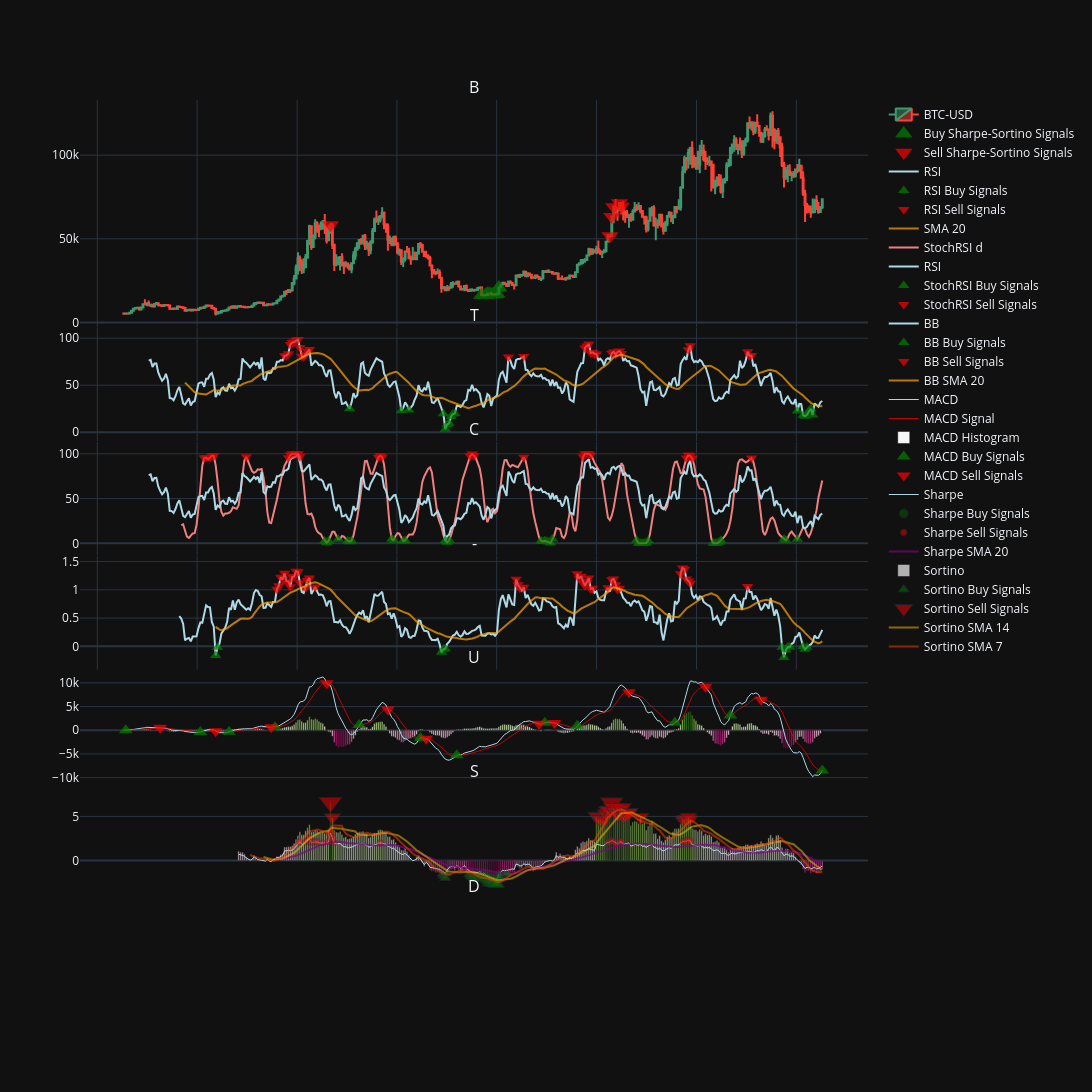

Source (notebook cell):
### Code cell
fig.add_trace(go.Scatter(
    x=btc_sharpe_values.index,
    y=btc_sharpe_values,
    line=dict(color='lightblue', width=1),
    showlegend=True,
    name='Sharpe'
), row=6, col=1)

fig.add_trace(go.Scatter(
    x=btc_sharpe_values[sharpe_buy].index,
    y=btc_sharpe_values[sharpe_buy],
    mode='markers',
    marker=dict(size=btc_sharpe_values[sharpe_buy].abs()*5,
                color='green',
                symbol='circle'),

    showlegend=True,
    opacity=0.5,
    name='Sharpe Buy Signals'
), row=6, col=1)

fig.add_trace(go.Scatter(
    x=btc_sharpe_values[sharpe_sell].index,
    y=btc_sharpe_values[sharpe_sell],
    mode='markers',
    marker=dict(size=btc_sharpe_values[sharpe_sell].abs()*3,
                color='red',
                symbol='circle'),

    showlegend=True,
    opacity=0.7,
    name='Sharpe Sell Signals'
), row=6, col=1)

fig.add_trace(go.Scatter(
    x=btc_sharpe_sma_20.index,
    y=btc_sharpe_sma_20,
    line=dict(color='purple', width=2),
    showlegend=True,
    opacity=0.7,
    name='Sharpe SMA 20'
), row=6, col=1)

fig.add_trace(go.Bar(
    x=btc_sortino_values.index,
    y=btc_sortino_values,
    marker_color=btc_sortino_values,
    showlegend=True,
    opacity=0.7,
    name='Sortino'
), row=6, col=1)

fig.add_trace(go.Scatter(
    x=btc_sortino_values[sortino_buy].index,
    y=btc_sortino_values[sortino_buy],
    mode='markers',
    marker=dict(size=btc_sortino_values[sortino_buy].abs()*5,
                color='green',
                symbol='triangle-up'),

    showlegend=True,
    opacity=0.7,
    name='Sortino Buy Signals'
), row=6, col=1)

fig.add_trace(go.Scatter(
    x=btc_sortino_values[sortino_sell].index,
    y=btc_sortino_values[sortino_sell],
    mode='markers',
    marker=dict(size=btc_sortino_values[sortino_sell].abs()*3,
                color='red',
                symbol='triangle-down'),
    showlegend=True,
    opacity=0.7,
    name='Sortino Sell Signals'
), row=6, col=1)

fig.add_trace(go.Scatter(
    x=btc_sortino_sma_14.index,
    y=btc_sortino_sma_14,
    line=dict(color='#FFBF00', width=2),
    showlegend=True,
    opacity=0.5,
    name='Sortino SMA 14'
), row=6, col=1)

fig.add_trace(go.Scatter(
    x=btc_sortino_sma_7.index,
    y=btc_sortino_sma_7,
    line=dict(color='#FF4500', width=2),
    showlegend=True,
    opacity=0.5,
    name='Sortino SMA 7'
), row=6, col=1)

fig.update_layout(template='plotly_dark')

### Figure 1 — Plotly figure (JSON) as saved in the notebook; plotly's stock layout.template omitted (floating-point values rounded to 4 significant figures; data arrays with more than 128 entries replaced by an {"elided": "..."} marker saying what was removed)
{"data": [{"close": {"elided": "366 float values"}, "high": {"elided": "366 float values"}, "low": {"elided": "366 float values"}, "name": "BTC-USD", "open": {"elided": "366 float values"}, "type": "candlestick", "x": {"elided": "366 str values"}, "xaxis": "x", "yaxis": "y"}, {"marker": {"color": "green", "colorscale": [[0, "rgb(247,244,249)"], [0.125, "rgb(231,225,239)"], [0.25, "rgb(212,185,218)"], [0.375, "rgb(201,148,199)"], [0.5, "rgb(223,101,176)"], [0.625, "rgb(231,41,138)"], [0.75, "rgb(206,18,86)"], [0.875, "rgb(152,0,67)"], [1, "rgb(103,0,31)"]], "size": 15, "symbol": "triangle-up"}, "mode": "markers", "name": "Buy Sharpe-Sortino Signals", "opacity": 0.7, "showlegend": true, "type": "scatter", "x": ["2022-11-07T00:00:00", "2022-11-21T00:00:00", "2022-11-28T00:00:00", "2022-12-05T00:00:00", "2022-12-12T00:00:00", "2022-12-19T00:00:00", "2022-12-26T00:00:00", "2023-01-02T00:00:00", "2023-01-09T00:00:00"], "xaxis": "x", "y": [16350.0, 16440.0, 17130.0, 17100.0, 16760.0, 16840.0, 16630.0, 17090.0, 20880.0], "yaxis": "y"}, {"marker": {"color": "red", "colorscale": [[0, "rgb(247,244,249)"], [0.125, "rgb(231,225,239)"], [0.25, "rgb(212,185,218)"], [0.375, "rgb(201,148,199)"], [0.5, "rgb(223,101,176)"], [0.625, "rgb(231,41,138)"], [0.75, "rgb(206,18,86)"], [0.875, "rgb(152,0,67)"], [1, "rgb(103,0,31)"]], "size": 15, "symbol": "triangle-down"}, "mode": "markers", "name": "Sell Sharpe-Sortino Signals", "opacity": 0.7, "showlegend": true, "type": "scatter", "x": ["2021-05-03T00:00:00", "2024-02-19T00:00:00", "2024-02-26T00:00:00", "2024-03-04T00:00:00", "2024-03-25T00:00:00", "2024-04-01T00:00:00"], "xaxis": "x", "y": [58230.0, 51730.0, 63170.0, 69020.0, 71330.0, 69360.0], "yaxis": "y"}, {"line": {"color": "lightblue", "width": 2}, "name": "RSI", "showlegend": true, "type": "scatter", "x": {"elided": "366 str values"}, "xaxis": "x2", "y": {"elided": "366 float values"}, "yaxis": "y2"}, {"marker": {"color": "green", "size": 10, "symbol": "triangle-up"}, "mode": "markers", "name": "RSI Buy Signals", "opacity": 0.7, "showlegend": true, "type": "scatter", "x": ["2021-07-12T00:00:00", "2022-01-17T00:00:00", "2022-02-14T00:00:00", "2022-06-20T00:00:00", "2022-06-27T00:00:00", "2022-07-04T00:00:00", "2022-07-11T00:00:00", "2022-07-18T00:00:00", "2022-07-25T00:00:00", "2022-08-01T00:00:00", "2026-01-05T00:00:00", "2026-01-26T00:00:00", "2026-02-02T00:00:00", "2026-02-09T00:00:00", "2026-02-16T00:00:00", "2026-02-23T00:00:00", "2026-03-02T00:00:00"], "xaxis": "x2", "y": [24.99, 22.77, 23.69, 19.58, 3.18, 8.167, 9.454, 16.8, 19.26, 19.9, 22.55, 17.87, 17.03, 18.37, 22.02, 24.88, 18.34], "yaxis": "y2"}, {"marker": {"color": "red", "size": 10, "symbol": "triangle-down"}, "mode": "markers", "name": "RSI Sell Signals", "opacity": 0.7, "showlegend": true, "type": "scatter", "x": ["2020-11-16T00:00:00", "2020-11-23T00:00:00", "2020-11-30T00:00:00", "2020-12-07T00:00:00", "2020-12-14T00:00:00", "2020-12-21T00:00:00", "2020-12-28T00:00:00", "2021-01-04T00:00:00", "2021-01-11T00:00:00", "2021-01-18T00:00:00", "2021-01-25T00:00:00", "2021-02-01T00:00:00", "2021-02-08T00:00:00", "2021-02-15T00:00:00", "2023-02-13T00:00:00", "2023-04-10T00:00:00", "2023-11-20T00:00:00", "2023-11-27T00:00:00", "2023-12-04T00:00:00", "2023-12-11T00:00:00", "2023-12-18T00:00:00", "2023-12-25T00:00:00", "2024-01-01T00:00:00", "2024-02-26T00:00:00", "2024-03-04T00:00:00", "2024-03-11T00:00:00", "2024-03-18T00:00:00", "2024-03-25T00:00:00", "2024-04-01T00:00:00", "2024-12-02T00:00:00", "2024-12-09T00:00:00", "2025-07-07T00:00:00", "2025-07-14T00:00:00", "2025-07-21T00:00:00"], "xaxis": "x2", "y": [81.34, 81.62, 83.43, 93.48, 95.42, 96.02, 97.82, 98.61, 90.24, 80.84, 80.42, 83.03, 86.0, 88.14, 80.09, 80.59, 89.73, 91.82, 93.89, 84.42, 85.05, 83.37, 83.33, 84.17, 85.46, 82.58, 85.42, 86.34, 83.72, 87.77, 92.13, 85.7, 81.34, 81.57], "yaxis": "y2"}, {"line": {"color": "orange", "width": 2}, "name": "SMA 20", "opacity": 0.7, "showlegend": true, "type": "scatter", "x": {"elided": "366 str values"}, "xaxis": "x2", "y": {"elided": "366 float values"}, "yaxis": "y2"}, {"line": {"color": "lightcoral", "width": 2}, "name": "StochRSI d", "showlegend": true, "type": "scatter", "x": {"elided": "336 str values"}, "xaxis": "x3", "y": {"elided": "336 float values"}, "yaxis": "y3"}, {"line": {"color": "lightblue", "width": 2}, "name": "RSI", "showlegend": true, "type": "scatter", "x": {"elided": "366 str values"}, "xaxis": "x3", "y": {"elided": "366 float values"}, "yaxis": "y3"}, {"marker": {"color": "green", "size": 10, "symbol": "triangle-up"}, "mode": "markers", "name": "StochRSI Buy Signals", "opacity": 0.7, "showlegend": true, "type": "scatter", "x": ["2021-04-12T00:00:00", "2021-04-19T00:00:00", "2021-04-26T00:00:00", "2021-05-31T00:00:00", "2021-07-05T00:00:00", "2021-07-12T00:00:00", "2021-07-19T00:00:00", "2021-12-13T00:00:00", "2021-12-20T00:00:00", "2022-01-24T00:00:00", "2022-01-31T00:00:00", "2022-06-27T00:00:00", "2022-07-04T00:00:00", "2022-07-11T00:00:00", "2023-06-12T00:00:00", "2023-06-19T00:00:00", "2023-06-26T00:00:00", "2023-07-03T00:00:00", "2023-07-10T00:00:00", "2023-07-17T00:00:00", "2023-07-24T00:00:00", "2024-05-27T00:00:00", "2024-06-03T00:00:00", "2024-06-10T00:00:00", "2024-06-17T00:00:00", "2024-06-24T00:00:00", "2024-07-01T00:00:00", "2024-07-08T00:00:00", "2025-03-03T00:00:00", "2025-03-10T00:00:00", "2025-03-17T00:00:00", "2025-03-24T00:00:00", "2025-03-31T00:00:00", "2025-11-17T00:00:00", "2025-11-24T00:00:00", "2026-01-05T00:00:00"], "xaxis": "x3", "y": [2.591, 0.6984, 2.758, 4.583, 2.592, 1.8, 2.932, 4.822, 3.516, 2.679, 3.07, 3.231, 1.096, 3.572, 3.021, 2.051, 2.88, 2.23, 1.58, 0.4648, 4.738, 3.417, 0.0, 0.0, 0.0, 0.2131, 0.4262, 3.012, 0.0, 0.0, 0.1225, 1.303, 3.083, 4.714, 3.364, 4.567], "yaxis": "y3"}, {"marker": {"color": "red", "size": 10, "symbol": "triangle-down"}, "mode": "markers", "name": "StochRSI Sell Signals", "opacity": 0.7, "showlegend": true, "type": "scatter", "x": ["2020-01-27T00:00:00", "2020-02-03T00:00:00", "2020-02-17T00:00:00", "2020-02-24T00:00:00", "2020-03-02T00:00:00", "2020-06-29T00:00:00", "2020-11-30T00:00:00", "2020-12-07T00:00:00", "2020-12-14T00:00:00", "2020-12-21T00:00:00", "2020-12-28T00:00:00", "2021-01-04T00:00:00", "2021-01-11T00:00:00", "2021-10-25T00:00:00", "2021-11-01T00:00:00", "2021-11-08T00:00:00", "2022-09-26T00:00:00", "2022-10-03T00:00:00", "2022-10-10T00:00:00", "2023-04-10T00:00:00", "2023-11-13T00:00:00", "2023-11-20T00:00:00", "2023-11-27T00:00:00", "2023-12-04T00:00:00", "2023-12-11T00:00:00", "2024-11-25T00:00:00", "2024-12-02T00:00:00", "2024-12-09T00:00:00", "2024-12-16T00:00:00", "2025-07-21T00:00:00"], "xaxis": "x3", "y": [95.44, 95.67, 95.73, 97.87, 97.67, 96.61, 95.64, 98.48, 100.0, 100.0, 100.0, 100.0, 96.99, 96.21, 97.69, 96.36, 97.43, 99.61, 97.81, 96.22, 96.63, 100.0, 100.0, 100.0, 98.29, 95.16, 98.46, 97.69, 95.01, 95.28], "yaxis": "y3"}, {"line": {"color": "lightblue", "width": 2}, "name": "BB", "showlegend": true, "type": "scatter", "x": {"elided": "366 str values"}, "xaxis": "x4", "y": {"elided": "366 float values"}, "yaxis": "y4"}, {"marker": {"color": "green", "size": 10, "symbol": "triangle-up"}, "mode": "markers", "name": "BB Buy Signals", "opacity": 0.7, "showlegend": true, "type": "scatter", "x": ["2020-03-09T00:00:00", "2020-03-16T00:00:00", "2022-06-13T00:00:00", "2022-06-20T00:00:00", "2022-06-27T00:00:00", "2025-11-10T00:00:00", "2025-11-17T00:00:00", "2025-11-24T00:00:00", "2025-12-01T00:00:00", "2025-12-08T00:00:00", "2026-01-26T00:00:00", "2026-02-02T00:00:00", "2026-02-09T00:00:00"], "xaxis": "x4", "y": [-0.1623, -0.01465, -0.1067, -0.05291, -0.04313, -0.01778, -0.1983, -0.0654, -0.01236, -0.01392, -0.002692, -0.05397, -0.01723], "yaxis": "y4"}, {"marker": {"color": "red", "size": 10, "symbol": "triangle-down"}, "mode": "markers", "name": "BB Sell Signals", "opacity": 0.7, "showlegend": true, "type": "scatter", "x": ["2020-10-19T00:00:00", "2020-10-26T00:00:00", "2020-11-02T00:00:00", "2020-11-09T00:00:00", "2020-11-16T00:00:00", "2020-11-23T00:00:00", "2020-11-30T00:00:00", "2020-12-07T00:00:00", "2020-12-14T00:00:00", "2020-12-21T00:00:00", "2020-12-28T00:00:00", "2021-01-04T00:00:00", "2021-01-11T00:00:00", "2021-02-01T00:00:00", "2021-02-08T00:00:00", "2021-02-15T00:00:00", "2021-03-08T00:00:00", "2023-03-13T00:00:00", "2023-03-20T00:00:00", "2023-03-27T00:00:00", "2023-04-10T00:00:00", "2023-10-23T00:00:00", "2023-10-30T00:00:00", "2023-11-06T00:00:00", "2023-11-13T00:00:00", "2023-11-20T00:00:00", "2023-11-27T00:00:00", "2023-12-04T00:00:00", "2023-12-11T00:00:00", "2023-12-18T00:00:00", "2024-02-12T00:00:00", "2024-02-26T00:00:00", "2024-03-04T00:00:00", "2024-03-11T00:00:00", "2024-03-18T00:00:00", "2024-03-25T00:00:00", "2024-11-04T00:00:00", "2024-11-11T00:00:00", "2024-11-18T00:00:00", "2024-11-25T00:00:00", "2024-12-02T00:00:00", "2024-12-09T00:00:00", "2025-07-07T00:00:00"], "xaxis": "x4", "y": [1.011, 1.073, 1.224, 1.184, 1.295, 1.154, 1.149, 1.054, 1.226, 1.235, 1.33, 1.319, 1.123, 1.037, 1.166, 1.211, 1.052, 1.185, 1.089, 1.034, 1.046, 1.283, 1.197, 1.242, 1.149, 1.072, 1.134, 1.21, 1.018, 1.029, 1.035, 1.18, 1.19, 1.09, 1.009, 1.027, 1.286, 1.388, 1.363, 1.193, 1.158, 1.115, 1.058], "yaxis": "y4"}, {"line": {"color": "orange", "width": 2}, "name": "BB SMA 20", "opacity": 0.7, "showlegend": true, "type": "scatter", "x": {"elided": "366 str values"}, "xaxis": "x4", "y": {"elided": "366 float values"}, "yaxis": "y4"}, {"line": {"color": "lightblue", "width": 1}, "name": "MACD", "showlegend": true, "type": "scatter", "x": {"elided": "366 str values"}, "xaxis": "x5", "y": {"elided": "366 float values"}, "yaxis": "y5"}, {"line": {"color": "red", "width": 1}, "name": "MACD Signal", "opacity": 0.7, "showlegend": true, "type": "scatter", "x": {"elided": "366 str values"}, "xaxis": "x5", "y": {"elided": "366 float values"}, "yaxis": "y5"}, {"marker": {"color": {"elided": "366 float values"}}, "name": "MACD Histogram", "showlegend": true, "type": "bar", "x": {"elided": "366 str values"}, "xaxis": "x5", "y": {"elided": "366 float values"}, "yaxis": "y5"}, {"marker": {"color": "green", "size": 12, "symbol": "triangle-up"}, "mode": "markers", "name": "MACD Buy Signals", "opacity": 0.7, "showlegend": true, "type": "scatter", "x": ["2019-04-15T00:00:00", "2020-01-13T00:00:00", "2020-04-27T00:00:00", "2020-10-12T00:00:00", "2021-08-16T00:00:00", "2022-03-28T00:00:00", "2022-08-08T00:00:00", "2023-06-26T00:00:00", "2023-10-23T00:00:00", "2024-10-14T00:00:00", "2025-05-05T00:00:00", "2026-04-06T00:00:00"], "xaxis": "x5", "y": [3.294, -346.5, -301.8, 641.2, 1090.0, -1614.0, -5279.0, 1585.0, 925.0, 1648.0, 3092.0, -8485.0], "yaxis": "y5"}, {"marker": {"color": "red", "size": 12, "symbol": "triangle-down"}, "mode": "markers", "name": "MACD Sell Signals", "opacity": 0.7, "showlegend": true, "type": "scatter", "x": ["2019-08-19T00:00:00", "2020-03-09T00:00:00", "2020-09-28T00:00:00", "2021-04-19T00:00:00", "2021-11-29T00:00:00", "2022-04-18T00:00:00", "2023-06-05T00:00:00", "2023-07-31T00:00:00", "2024-04-29T00:00:00", "2025-02-03T00:00:00", "2025-08-25T00:00:00"], "xaxis": "x5", "y": [533.1, -220.9, 609.7, 9894.0, 4365.0, -1796.0, 1365.0, 1506.0, 8005.0, 9187.0, 6439.0], "yaxis": "y5"}, {"line": {"color": "lightblue", "width": 1}, "name": "Sharpe", "showlegend": true, "type": "scatter", "x": {"elided": "365 str values"}, "xaxis": "x6", "y": {"elided": "365 float values"}, "yaxis": "y6"}, {"marker": {"color": "green", "size": [7.531, 7.816, 8.632, 9.732, 9.811, 9.822, 10.2, 10.25, 7.515], "symbol": "circle"}, "mode": "markers", "name": "Sharpe Buy Signals", "opacity": 0.5, "showlegend": true, "type": "scatter", "x": ["2022-11-07T00:00:00", "2022-11-21T00:00:00", "2022-11-28T00:00:00", "2022-12-05T00:00:00", "2022-12-12T00:00:00", "2022-12-19T00:00:00", "2022-12-26T00:00:00", "2023-01-02T00:00:00", "2023-01-09T00:00:00"], "xaxis": "x6", "y": [-1.506, -1.563, -1.726, -1.946, -1.962, -1.964, -2.04, -2.05, -1.503], "yaxis": "y6"}, {"marker": {"color": "red", "size": [6.311, 6.408, 6.838, 7.391, 6.136, 6.204, 6.436, 6.367, 6.05, 6.478, 9.413, 7.687, 6.012, 6.073, 6.219, 6.254, 6.785, 6.53, 6.056, 6.241, 6.413, 6.483, 6.576, 6.542, 6.929, 6.634], "symbol": "circle"}, "mode": "markers", "name": "Sharpe Sell Signals", "opacity": 0.7, "showlegend": true, "type": "scatter", "x": ["2021-01-11T00:00:00", "2021-02-01T00:00:00", "2021-02-08T00:00:00", "2021-02-15T00:00:00", "2021-02-22T00:00:00", "2021-03-01T00:00:00", "2021-03-08T00:00:00", "2021-03-15T00:00:00", "2021-04-05T00:00:00", "2021-04-26T00:00:00", "2021-05-03T00:00:00", "2021-05-10T00:00:00", "2021-05-17T00:00:00", "2021-11-01T00:00:00", "2024-02-12T00:00:00", "2024-02-19T00:00:00", "2024-02-26T00:00:00", "2024-03-04T00:00:00", "2024-03-11T00:00:00", "2024-03-25T00:00:00", "2024-04-01T00:00:00", "2024-11-11T00:00:00", "2024-11-18T00:00:00", "2024-11-25T00:00:00", "2024-12-02T00:00:00", "2024-12-09T00:00:00"], "xaxis": "x6", "y": [2.104, 2.136, 2.279, 2.464, 2.045, 2.068, 2.145, 2.122, 2.017, 2.159, 3.138, 2.562, 2.004, 2.024, 2.073, 2.085, 2.262, 2.177, 2.019, 2.08, 2.138, 2.161, 2.192, 2.181, 2.31, 2.211], "yaxis": "y6"}, {"line": {"color": "purple", "width": 2}, "name": "Sharpe SMA 20", "opacity": 0.7, "showlegend": true, "type": "scatter", "x": {"elided": "365 str values"}, "xaxis": "x6", "y": {"elided": "365 float values"}, "yaxis": "y6"}, {"marker": {"color": {"elided": "365 float values"}}, "name": "Sortino", "opacity": 0.7, "showlegend": true, "type": "bar", "x": {"elided": "365 str values"}, "xaxis": "x6", "y": {"elided": "365 float values"}, "yaxis": "y6"}, {"marker": {"color": "green", "size": [7.777, 8.853, 9.864, 7.63, 8.085, 8.915, 9.449, 10.06, 9.776, 9.828, 8.554, 10.37, 9.564, 10.53, 11.38, 12.53, 12.64, 12.65, 13.12, 13.17, 10.24, 9.135, 7.953, 7.79, 7.527], "symbol": "triangle-up"}, "mode": "markers", "name": "Sortino Buy Signals", "opacity": 0.7, "showlegend": true, "type": "scatter", "x": ["2022-06-13T00:00:00", "2022-06-20T00:00:00", "2022-06-27T00:00:00", "2022-07-04T00:00:00", "2022-09-19T00:00:00", "2022-09-26T00:00:00", "2022-10-03T00:00:00", "2022-10-10T00:00:00", "2022-10-17T00:00:00", "2022-10-24T00:00:00", "2022-10-31T00:00:00", "2022-11-07T00:00:00", "2022-11-14T00:00:00", "2022-11-21T00:00:00", "2022-11-28T00:00:00", "2022-12-05T00:00:00", "2022-12-12T00:00:00", "2022-12-19T00:00:00", "2022-12-26T00:00:00", "2023-01-02T00:00:00", "2023-01-09T00:00:00", "2023-01-16T00:00:00", "2023-01-30T00:00:00", "2023-02-06T00:00:00", "2023-02-13T00:00:00"], "xaxis": "x6", "y": [-1.555, -1.771, -1.973, -1.526, -1.617, -1.783, -1.89, -2.012, -1.955, -1.966, -1.711, -2.075, -1.913, -2.107, -2.275, -2.505, -2.528, -2.53, -2.623, -2.634, -2.048, -1.827, -1.591, -1.558, -1.505], "yaxis": "y6"}, {"marker": {"color": "red", "size": [19.76, 14.65, 15.1, 14.11, 13.9, 13.67, 15.86, 16.94, 17.01, 19.62, 17.93, 16.55, 15.65, 17.15, 17.88, 14.98, 15.36, 15.94, 16.31, 14.77, 13.82, 14.09, 14.04, 14.79, 14.01], "symbol": "triangle-down"}, "mode": "markers", "name": "Sortino Sell Signals", "opacity": 0.7, "showlegend": true, "type": "scatter", "x": ["2021-05-03T00:00:00", "2021-05-10T00:00:00", "2024-01-01T00:00:00", "2024-01-08T00:00:00", "2024-01-15T00:00:00", "2024-01-29T00:00:00", "2024-02-05T00:00:00", "2024-02-12T00:00:00", "2024-02-19T00:00:00", "2024-02-26T00:00:00", "2024-03-04T00:00:00", "2024-03-11T00:00:00", "2024-03-18T00:00:00", "2024-03-25T00:00:00", "2024-04-01T00:00:00", "2024-04-08T00:00:00", "2024-04-15T00:00:00", "2024-04-22T00:00:00", "2024-04-29T00:00:00", "2024-06-10T00:00:00", "2024-11-11T00:00:00", "2024-11-18T00:00:00", "2024-11-25T00:00:00", "2024-12-02T00:00:00", "2024-12-09T00:00:00"], "xaxis": "x6", "y": [6.587, 4.882, 5.033, 4.703, 4.635, 4.557, 5.286, 5.646, 5.671, 6.539, 5.976, 5.517, 5.215, 5.718, 5.961, 4.995, 5.121, 5.313, 5.436, 4.923, 4.607, 4.695, 4.678, 4.931, 4.669], "yaxis": "y6"}, {"line": {"color": "#FFBF00", "width": 2}, "name": "Sortino SMA 14", "opacity": 0.5, "showlegend": true, "type": "scatter", "x": {"elided": "365 str values"}, "xaxis": "x6", "y": {"elided": "365 float values"}, "yaxis": "y6"}, {"line": {"color": "#FF4500", "width": 2}, "name": "Sortino SMA 7", "opacity": 0.5, "showlegend": true, "type": "scatter", "x": {"elided": "365 str values"}, "xaxis": "x6", "y": {"elided": "365 float values"}, "yaxis": "y6"}], "layout": {"annotations": [{"font": {"size": 16}, "showarrow": false, "text": "B", "x": 0.5, "xanchor": "center", "xref": "paper", "y": 1, "yanchor": "bottom", "yref": "paper"}, {"font": {"size": 16}, "showarrow": false, "text": "T", "x": 0.5, "xanchor": "center", "xref": "paper", "y": 0.7504, "yanchor": "bottom", "yref": "paper"}, {"font": {"size": 16}, "showarrow": false, "text": "C", "x": 0.5, "xanchor": "center", "xref": "paper", "y": 0.6252, "yanchor": "bottom", "yref": "paper"}, {"font": {"size": 16}, "showarrow": false, "text": "-", "x": 0.5, "xanchor": "center", "xref": "paper", "y": 0.5, "yanchor": "bottom", "yref": "paper"}, {"font": {"size": 16}, "showarrow": false, "text": "U", "x": 0.5, "xanchor": "center", "xref": "paper", "y": 0.3748, "yanchor": "bottom", "yref": "paper"}, {"font": {"size": 16}, "showarrow": false, "text": "S", "x": 0.5, "xanchor": "center", "xref": "paper", "y": 0.2496, "yanchor": "bottom", "yref": "paper"}, {"font": {"size": 16}, "showarrow": false, "text": "D", "x": 0.5, "xanchor": "center", "xref": "paper", "y": 0.1244, "yanchor": "bottom", "yref": "paper"}], "height": 1150, "width": 1600, "xaxis": {"anchor": "y", "domain": [0, 1], "matches": "x7", "rangeslider": {"visible": false}, "showticklabels": false}, "xaxis2": {"anchor": "y2", "domain": [0, 1], "matches": "x7", "showticklabels": false}, "xaxis3": {"anchor": "y3", "domain": [0, 1], "matches": "x7", "showticklabels": false}, "xaxis4": {"anchor": "y4", "domain": [0, 1], "matches": "x7", "showticklabels": false}, "xaxis5": {"anchor": "y5", "domain": [0, 1], "matches": "x7", "showticklabels": false}, "xaxis6": {"anchor": "y6", "domain": [0, 1], "matches": "x7", "showticklabels": false}, "xaxis7": {"anchor": "y7", "domain": [0, 1]}, "yaxis": {"anchor": "x", "domain": [0.7512, 1]}, "yaxis2": {"anchor": "x2", "domain": [0.626, 0.7504]}, "yaxis3": {"anchor": "x3", "domain": [0.5008, 0.6252]}, "yaxis4": {"anchor": "x4", "domain": [0.3756, 0.5]}, "yaxis5": {"anchor": "x5", "domain": [0.2504, 0.3748]}, "yaxis6": {"anchor": "x6", "domain": [0.1252, 0.2496]}, "yaxis7": {"anchor": "x7", "domain": [0, 0.1244]}}}
